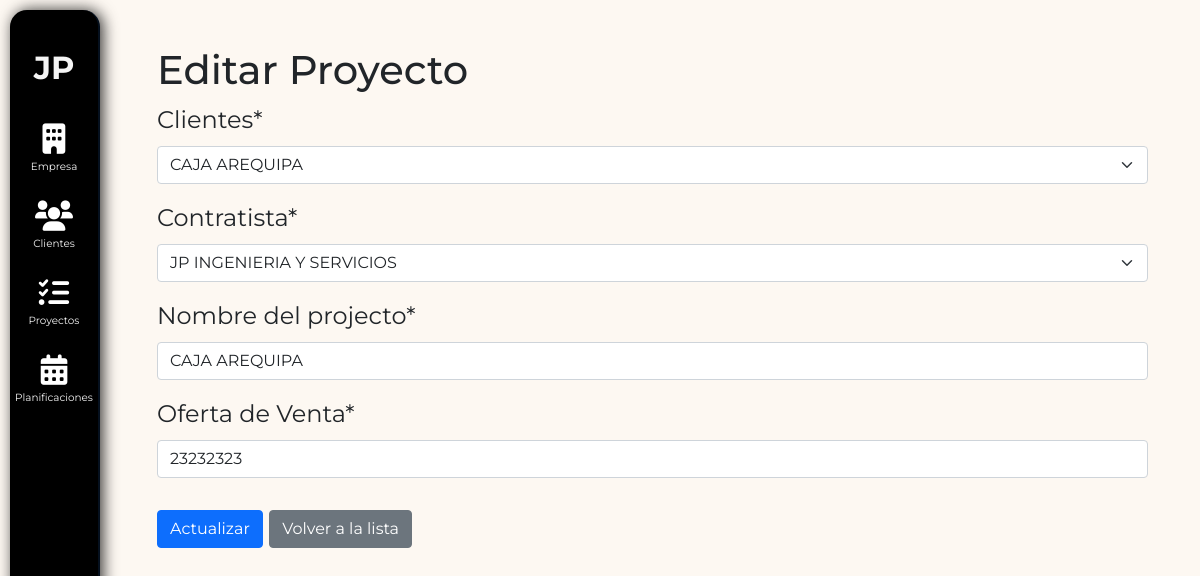
Page /projects/projects/1/edit/ (signed in) on the committed database.
### projects/models.py (models this page shows, shortened)
class Project(models.Model):
    client = models.ForeignKey(Client, on_delete=models.CASCADE, verbose_name="Clientes")
    contractor = models.ForeignKey(Contractor, on_delete=models.CASCADE,verbose_name="Contratista")
    project_name = models.CharField(max_length=100, verbose_name="Nombre del projecto")
    ov_name = models.CharField(max_length=100, verbose_name="Oferta de Venta")

### projects/views.py (the view)
# urls.py: path('projects/<int:pk>/edit/', ProjectUpdateView.as_view(), name='project_edit'),
class ProjectUpdateView(UpdateView):
    model = Project
    form_class = ProjectForm
    template_name = 'projects/project_form.html'
    success_url = reverse_lazy('project_list')

### projects/forms.py
class ProjectForm(forms.ModelForm):
    class Meta:
        model = Project
        fields = '__all__'

### projects/models.py (called while the page is built)
    def __str__(self):
        return self.contractor_name

    def __str__(self):
        return self.client_name

### projects/templates/projects/project_form.html (shortened to what this page needs)
{% extends "base.html" %}
{% load crispy_forms_tags %}
{% block content %}
  <div class="container mt-4">
    <h1>{% if object %}Editar{% else %}Añadir{% endif %} Proyecto</h1>
    <form method="post">
      {{ form|crispy }}
      <button type="submit" class="btn btn-primary mt-3">{% if object %}Actualizar{% else %}Crear{% endif %}</button>
      <a href="{% url 'project_list' %}" class="btn btn-secondary mt-3">Volver a la lista</a>
    </form>
  </div>
{% endblock %}

### nexus/templates/base.html (style rules this page uses)
* { font-family: 'Montserrat', sans-serif; margin: 0; padding: 0; box-sizing: border-box; }
html, body { margin: 0; padding: 0; width: 100%; height: 100%; }
body { overflow: hidden; background-color: #fdf8f2; }

### rows in the picture
Project: client "CAJA AREQUIPA", contractor "JP INGENIERIA Y SERVICIOS", project_name "CAJA AREQUIPA", ov_name "23232323"
